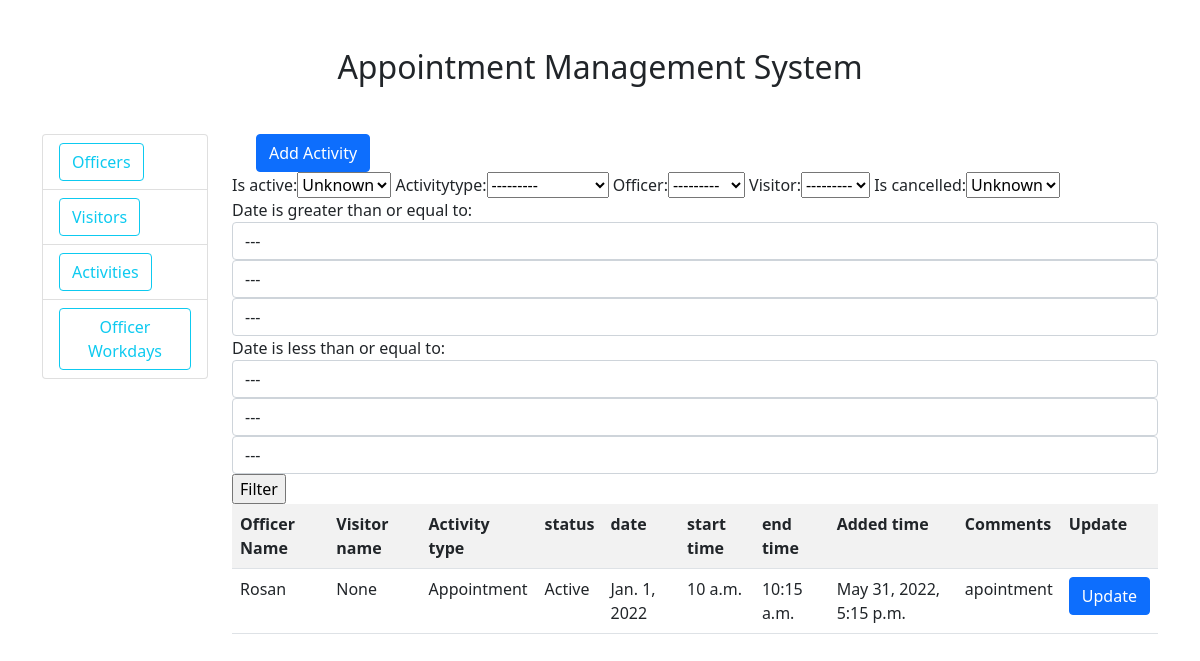
The page /activity/ on the database its author committed.
### activity_record/models.py (models this page shows, shortened)
class Activity(models.Model):
	activityid = models.AutoField(primary_key=True)
	officer = models.ForeignKey(Officer, on_delete= models.SET_NULL,null=True)
	visitor = models.ForeignKey(Visitors, on_delete=models.SET_NULL,null=True,blank=True)
	TYPE = [('Leave','Leave'), ('Appointment','Appointment'), ('Break','Break')]
	activitytype =	models.CharField(max_length=50,
		choices=TYPE,
		default='Appointment'
		)
	is_active = models.BooleanField(default=True)
	date = models.DateField(auto_now=False, auto_now_add=False)
	start_time = models.TimeField(auto_now=False, auto_now_add=False)
	end_time = models.TimeField(auto_now=False, auto_now_add=False)
	addedd_on = models.DateTimeField(default=timezone.now())
	comment = models.CharField(max_length=50)
	is_cancelled = models.BooleanField(default=False)

### officer/models.py (models this page shows)
class Officer(models.Model):
	name =	models.CharField(max_length=50)
	post =	models.CharField(max_length=50)
	is_active =	models.BooleanField(default=True)
	workstartTime =	models.TimeField()
	workendTime =	models.TimeField()
	def __str__(self):
		return self.name

### activity_record/views.py (the view)
# urls.py: path('',views.activities,name='activities'),
def activities(request):
	activities = Activity.objects.all()
	content = {'activities':activities}
	form = Activityfilter()
	content = {'form': form}
	myFilter = Activityfilter(request.GET, queryset=activities)
	activities = myFilter.qs
	content['activities'] = activities
	return render(request,'activity_record/activities.html',content)

### visitors/models.py (called while the page is built)
	def __str__(self):
		return self.name

### Templates/activity_record/activities.html (shortened to what this page needs)
{% extends 'home.html' %}
{% block content%}
<div>
	<div class="container mt-10">
	<a class="btn btn-primary" href="{% url 'create-activity' %}">Add Activity</a>
	</div>
	<div>
	<form method="GET" action="">
		{{form.form}}
		<input type="submit" value="Filter"/>
	</form>
	</div>
		<table class="table table table-striped">
			<tr>
				<th>Officer Name</th>
				<th>Visitor name</th>
				<th>Activity type</th>
				<th>status</th>
				<th>date</th>
				<th>start time</th>
				<th>end time</th>
				<th>Added time</th>
				<th>Comments</th>
				<th>Update</th>
			</tr>
			{% for activity in activities %}
			<tr>
				<td>{{activity.officer}}</td>
				<td>{{activity.visitor}}</td>
				<td>{{activity.activitytype}}</td>
				<td>{% if activity.is_active %}Active {% else %}Inactive{% endif %}</td>
				<td>{{activity.date}}</td>
				<td>{{activity.start_time}}</td>
				<td>{{activity.end_time}}</td>
				<td>{{activity.addedd_on}}</td>
				<td>{{activity.comment}}</td>
				<td><a class="btn btn-primary" href="{% url 'update-activity' activity.activityid%}">Update</a></td>
			</tr>
			{% endfor %}
		</table>
</div>
{% endblock %}

### rows shown on the page
Activity: officer "Rosan", visitor "None", activitytype "Appointment", is_active "Active", date "Jan. 1, 2022", start_time "10 a.m.", end_time "10:15 a.m.", addedd_on "May 31, 2022, 5:15 p.m.", comment "apointment"
